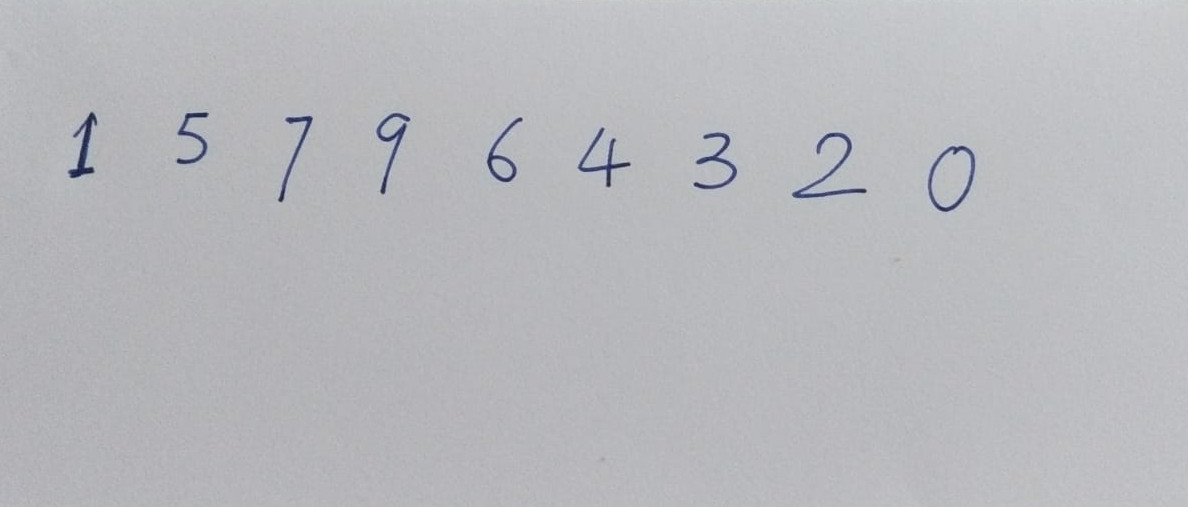
#> input picture  4. Get Started! Handwritting Recognition, Simple Object Classification & OpenCV Demo/images/numbers3.jpg, 1188 x 507 px
$ jupyter execute --allow-errors '4.1 - Handwritten Digit Classification Demo (MNIST).ipynb'   (shell and % lines are left out)
#> lines starting #> are read from the running program, lines starting #| are printed output that depends on the picture; after the words box and inside, x2 and y2 are one past the last pixel; in counts of white or black regions, pixels touching at a corner belong together
###  4. Get Started! Handwritting Recognition, Simple Object Classification & OpenCV Demo/preprocessors.py
import numpy as np
import cv2

def x_cord_contour(contour):
    # This function take a contour from findContours
    # it then outputs the x centroid coordinates
    try:
        M = cv2.moments(contour)
        return (int(M['m10']/M['m00']))
    except Exception as err:
        return 10

def makeSquare(not_square):
    # This function takes an image and makes the dimenions square
    # It adds black pixels as the padding where needed

    BLACK = [0,0,0]
    img_dim = not_square.shape
    height = img_dim[0]
    width = img_dim[1]
    #print("Height = ", height, "Width = ", width)
    if (height == width):
        square = not_square
        return square
    else:
        doublesize = cv2.resize(not_square,(2*width, 2*height), interpolation = cv2.INTER_CUBIC)
        #print(doublesize)
        height = height * 2
        width = width * 2
        #print("New Height = ", height, "New Width = ", width)
        if (height > width):
            pad = int((height - width)/2)
            #print("Padding = ", pad)
            doublesize_square = cv2.copyMakeBorder(doublesize,0,0,pad,pad,cv2.BORDER_CONSTANT,value=BLACK)
        else:
            pad = int((width - height)/2)
            #print("Padding = ", pad)
            doublesize_square = cv2.copyMakeBorder(doublesize,pad,pad,0,0,\
                                                   cv2.BORDER_CONSTANT,value=BLACK)
    doublesize_square_dim = doublesize_square.shape
    #print("Sq Height = ", doublesize_square_dim[0], "Sq Width = ", doublesize_square_dim[1])
    return doublesize_square


def resize_to_pixel(dimensions, image):
    # This function then re-sizes an image to the specificied dimenions

    buffer_pix = 4
    dimensions  = dimensions - buffer_pix
    squared = image
    r = float(dimensions) / squared.shape[1]
    dim = (dimensions, int(squared.shape[0] * r))
    resized = cv2.resize(image, dim, interpolation = cv2.INTER_AREA)
    img_dim2 = resized.shape
    height_r = img_dim2[0]
    width_r = img_dim2[1]
    BLACK = [0,0,0]
    if (height_r > width_r):
        resized = cv2.copyMakeBorder(resized,0,0,0,1,cv2.BORDER_CONSTANT,value=BLACK)
    if (height_r < width_r):
        resized = cv2.copyMakeBorder(resized,1,0,0,0,cv2.BORDER_CONSTANT,value=BLACK)
    p = 2
    ReSizedImg = cv2.copyMakeBorder(resized,p,p,p,p,cv2.BORDER_CONSTANT,value=BLACK)
    img_dim = ReSizedImg.shape
    height = img_dim[0]
    width = img_dim[1]
    #print("Padded Height = ", height, "Width = ", width)
    return ReSizedImg

###  4. Get Started! Handwritting Recognition, Simple Object Classification & OpenCV Demo/4.1 - Handwritten Digit Classification Demo (MNIST).ipynb
### Let's load a Handwritten Digit classifier we'll be building very soon!

[cell 1]
import cv2
import numpy as np
from keras.datasets import mnist
from keras.models import load_model

#> (the rest of this cell did not finish here and is left out)

#> (a cell that did not finish here is left out)

[cell 3]
import sys

[cell 4]
from keras.utils.vis_utils import plot_model
import matplotlib.image as mpimg
import matplotlib.pyplot as plt

# Save our model diagrams to this path
model_diagrams_path = 'D:\\development\\DeepLearningCV\\Trained Models\\'

# Generate the plot
#> (the rest of this cell did not finish here and is left out)

#> (a cell that did not finish here is left out)

### Testing our classifier on a real image

[cell 6]
import numpy as np
import cv2
from preprocessors import x_cord_contour, makeSquare, resize_to_pixel

image = cv2.imread('images/numbers3.jpg')
#> image is the input picture: shape (507, 1188, 3); mean B, G, R 189.1, 184.7, 184.1
gray = cv2.cvtColor(image,cv2.COLOR_BGR2GRAY)
cv2.imshow("image", image)
cv2.waitKey(0)
cv2.destroyAllWindows()

[cell 7]
# Blur image then find edges using Canny
blurred = cv2.GaussianBlur(gray, (5, 5), 0)
#cv2.imshow("blurred", blurred)
#cv2.waitKey(0)

edged = cv2.Canny(blurred, 30, 150)
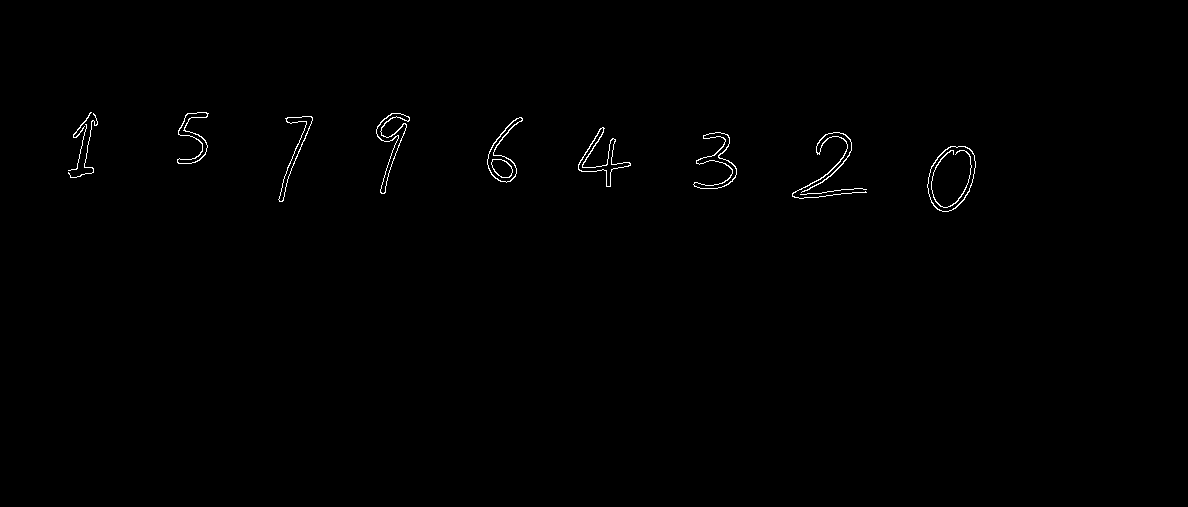
#> edged: shape (507, 1188); 0.47% white in thin lines or dots, all inside (x1, y1, x2, y2) = (68, 112, 976, 212)
#cv2.imshow("edged", edged)
#cv2.waitKey(0)
print(blurred)
#> (printed output is left out)
print(edged)
#> (printed output is left out)

[cell 8]
cv2.imshow("edged", edged)
cv2.waitKey(0)
cv2.destroyAllWindows()

[cell 9]
print(len(edged))
#| 507

[cell 10]
# Find Contours
contours, _ = cv2.findContours(edged.copy(), cv2.RETR_EXTERNAL, cv2.CHAIN_APPROX_SIMPLE)
#> contours = 12 contours, 3 with area under 20; largest, box (x1, y1, x2, y2) and area: (927, 146, 976, 212) 2337, (487, 117, 523, 183) 797, (693, 132, 737, 189) 588, (578, 127, 631, 187) 580, (376, 113, 410, 194) 576
print(contours)
#> (printed output is left out)

[cell 11]
#Sort out contours left to right by using their x cordinates
contours = sorted(contours, key = x_cord_contour, reverse = False)
#> in x_cord_contour, `M = cv2.moments(contour)`: M = moments, m00 0
